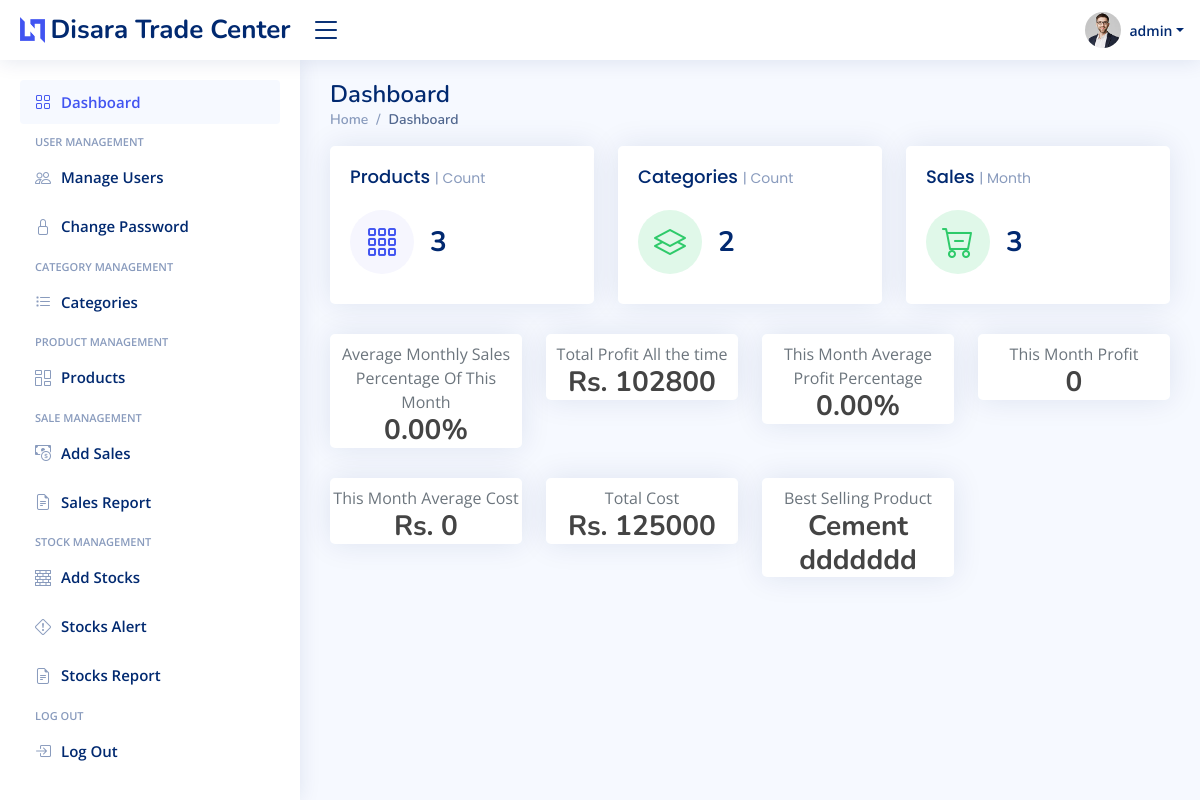
The page /Dashboard.php (signed in) on the database as committed earlier.
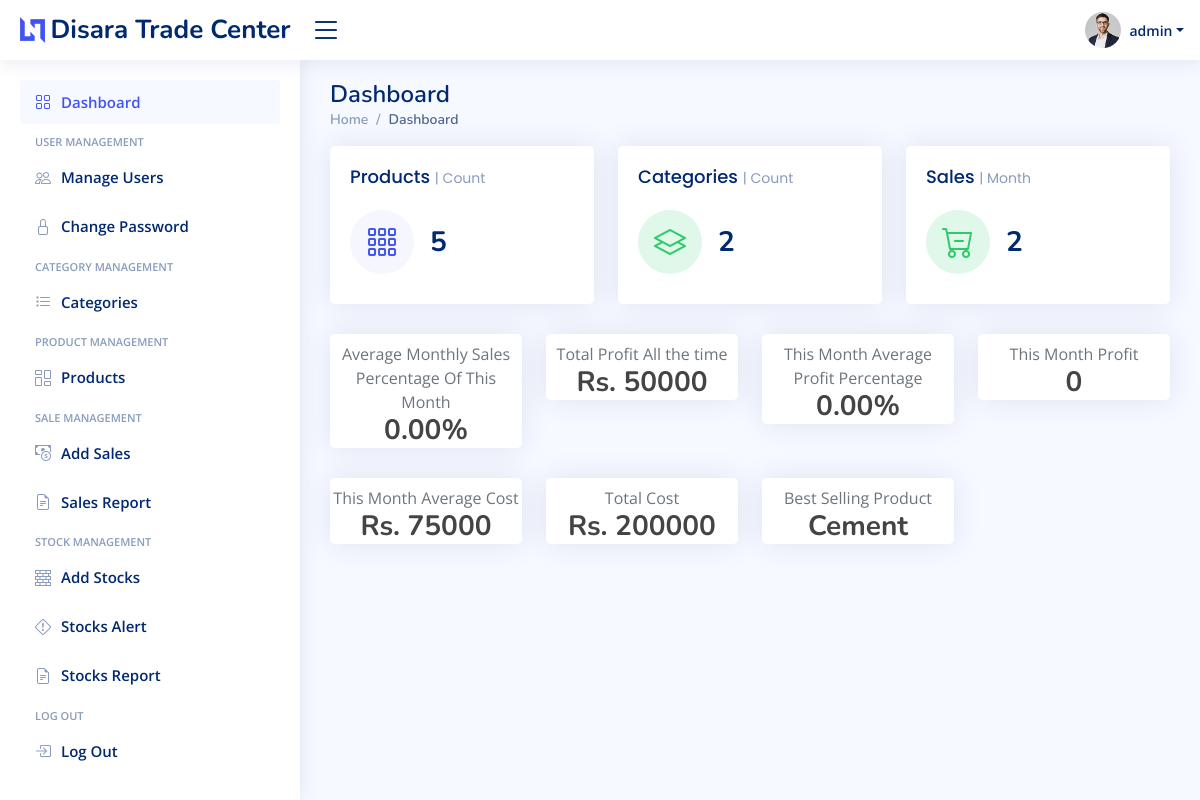
The same page on the database as committed later.
### tables this page shows
CREATE TABLE `products` (
  `pro_id` int unsigned NOT NULL AUTO_INCREMENT,
  `pro_name` varchar(255) NOT NULL,
  `categorie_id` int unsigned NOT NULL,
  `media_file` varchar(100) NOT NULL DEFAULT '0',
  `st_alert` int NOT NULL DEFAULT '0',
  `created` datetime NOT NULL DEFAULT CURRENT_TIMESTAMP,
  PRIMARY KEY (`pro_id`)
);

### Dashboard.php (the view, shortened to what the changed rows need)
<?php
require_once "config/database.php";
require_once "layout/header.php";
require_once "layout/footer.php";
$sql = "SELECT COUNT('pro_id') FROM `products`";
$result = $conn->query($sql);
$row = $result->fetch_assoc();
$products_C = $row["COUNT('pro_id')"];
$sql = "SELECT COUNT('cat_id') FROM `categories`";
$result = $conn->query($sql);
$row = $result->fetch_assoc();
$categories_c = $row["COUNT('cat_id')"];
$sql = "SELECT COUNT('sales_id') FROM `sales`;";
$result = $conn->query($sql);
$row = $result->fetch_assoc();
$sales = $row["COUNT('sales_id')"];
$currentMonth = date('n');
$sql = "SELECT COUNT('sales_id') FROM `sales` WHERE MONTH(`date`) =" . $currentMonth . ";";
$result = $conn->query($sql);
$row = $result->fetch_assoc();
$this_month_sales = $row["COUNT('sales_id')"];
$this_month_sales_percentage = number_format(($this_month_sales / $sales) * 100, 2);
$sql2 = "SELECT * FROM sales
INNER JOIN stocks ON sales.stock_id=stocks.s_id;";
$result2 = $conn->query($sql2);
$full_profit = 0;
while ($row2 = $result2->fetch_assoc()) {
	$full_profit += ($row2['sale_price'] - $row2['buy_price']) * $row2['qty'];
}
$this_month_profit = 0;
$this_month_profit_percentage = number_format(($this_month_profit / $full_profit) * 100, 2);
$sql = "SELECT * FROM stocks;";
$result = $conn->query($sql);
$full_cost = 0;
while ($row = $result->fetch_assoc()) {
	$full_cost += $row["buy_price"] * $row["quantity"];
}
$sql2 = "SELECT * FROM stocks WHERE MONTH(`add_date`) = '" . $currentMonth . "';";
$result2 = $conn->query($sql2);
$this_month_cost = 0;
while ($row2 = $result2->fetch_assoc()) {
	$this_month_cost += $row2["buy_price"] * $row2["quantity"];
}
$sql = "SELECT *,SUM(sales.qty) AS `total_sales` FROM products
INNER JOIN stocks ON products.pro_id=stocks.pro_id
INNER JOIN sales ON stocks.s_id=sales.stock_id
GROUP BY sales.stock_id
ORDER BY total_sales DESC
LIMIT 1;";
$result = $conn->query($sql);
$row = $result->fetch_assoc();
$best_selling_product = $row['pro_name'];
echo <<<EOT
  <main id="main" class="main">
    <div class="pagetitle">
      <h1>Dashboard</h1>
    </div>
    <section class="section dashboard">
      <div class="row">
		<div class="col-xxl-4 col-md-4">
			<div class="card info-card sales-card">
				<div class="card-body">
					<div class="d-flex align-items-center">
						<div class="ps-3">
							<h6>$products_C</h6>
						</div>
					</div>
				</div>
			</div>
		</div>
							<h6>$categories_c</h6>
		<div class="col-xxl-4 col-md-4">
			<div class="card info-card revenue-card">
				<div class="card-body">
					<div class="d-flex align-items-center">
						<div class="ps-3">
							<h6>$sales</h6>
						</div>
					</div>
				</div>
			</div>
		</div>
      </div>
	<div class="row">
					<h3 class="mb-0 fw-bold">$this_month_sales_percentage%</h3>
	<div class="col-md-3">
		<div class="card mt-0">
			<div class="row">
				<div class="col-md-12 border-left text-center pt-2">
				<span class="text-muted">Total Profit All the time</span>
					<h3 class="mb-0 fw-bold">Rs. $full_profit</h3>
				</div>
			</div>
		</div>
	</div>
					<h3 class="mb-0 fw-bold">$this_month_profit_percentage%</h3>
					<h3 class="mb-0 fw-bold">$this_month_profit</h3>
	<div class="col-md-3">
		<div class="card mt-0">
			<div class="row">
				<div class="col-md-12 border-left text-center pt-2">
				<span class="text-muted">This Month Average Cost</span>
					<h3 class="mb-0 fw-bold">Rs. $this_month_cost</h3>
				</div>
			</div>
		</div>
	</div>
	<div class="col-md-3">
		<div class="card mt-0">
			<div class="row">
				<div class="col-md-12 border-left text-center pt-2">
				<span class="text-muted">Total Cost</span>
					<h3 class="mb-0 fw-bold">Rs. $full_cost</h3>
				</div>
			</div>
		</div>
	</div>
	<div class="col-md-3 offset-md-0">
		<div class="card mt-0">
			<div class="row">
				<div class="col-md-12 border-left text-center pt-2">
				<span class="text-muted">Best Selling Product</span>
					<h3 class="mb-0 fw-bold">$best_selling_product</h3>
				</div>
			</div>
		</div>
	</div>
</div>
</section>
EOT;
echo <<<EOT
</main>
EOT;

Rows that differ between the two databases and show on the page:
no longer on this page (row edited): products: pro_name "Cement ddddddd"
now on this page (row edited): products: pro_name "Cement"
Other text that changed with them:
$products_C: "3" → "5"
$sales: "3" → "2"
$full_profit: "102800" → "50000"
$this_month_cost: "0" → "75000"
$full_cost: "125000" → "200000"
